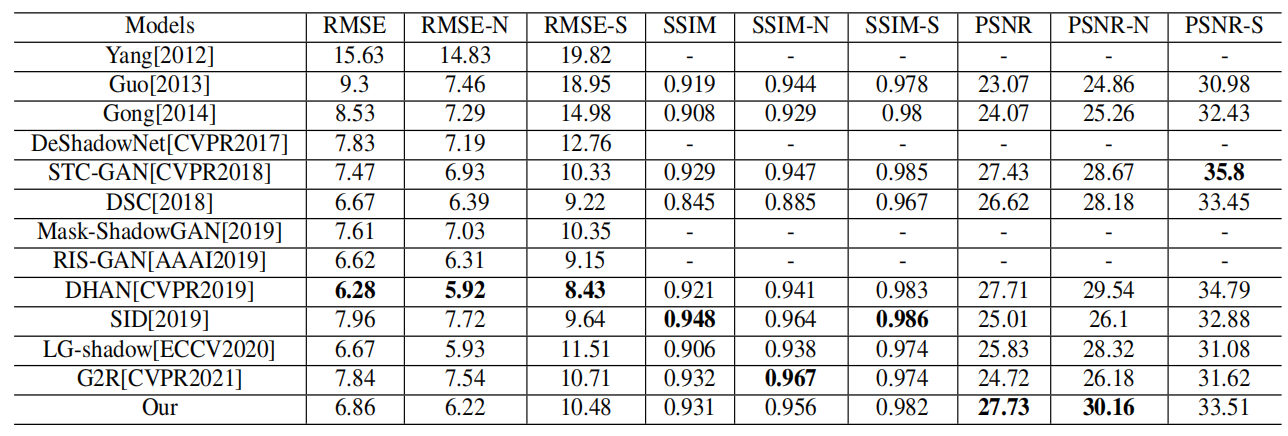
#> input picture compare.jpg, 1288 x 436 px; its folder holds only this picture in this run
$ python -i shadow_removal_YCbCr.py   (imports and definitions only)
#> lines starting #> are read from the running program, lines starting #| are printed output that depends on the picture
import numpy as np
import cv2
import os
import glob

def remove_shadow(image_path):

#> called with image_path = '../compare.jpg'
    or_img = cv2.imread(image_path)
#> or_img is the input picture: shape (436, 1288, 3); mean B, G, R 227.2, 227.2, 227.2
    y_cb_cr_img = cv2.cvtColor(or_img, cv2.COLOR_BGR2YCrCb)
#> y_cb_cr_img: shape (436, 1288, 3); mean of channels 0, 1, 2 227.2, 128, 128

    binary_mask = np.copy(y_cb_cr_img)

    y_mean = np.mean(cv2.split(y_cb_cr_img)[0])
#> y_mean = 227.2

    y_std = np.std(cv2.split(y_cb_cr_img)[0])
#> y_std = 66.66


    for i in range(y_cb_cr_img.shape[0]):
        for j in range(y_cb_cr_img.shape[1]):
            if y_cb_cr_img[i, j, 0] < y_mean - (y_std / 3):
                binary_mask[i, j] = [255, 255, 255]
            else:
                binary_mask[i, j] = [0, 0, 0]
#> binary_mask: shape (436, 1288, 3); mean of channels 0, 1, 2 41.3, 41.3, 41.3


    kernel = np.ones((3, 3), np.uint8)
    erosion = cv2.erode(binary_mask, kernel, iterations=1)
#> erosion: shape (436, 1288, 3); mean of channels 0, 1, 2 2.3, 2.3, 2.3

    spi_la, spi_s, n_la, n_s = 0, 0, 0, 0

    for i in range(y_cb_cr_img.shape[0]):
        for j in range(y_cb_cr_img.shape[1]):
            if erosion[i, j, 0] == 0 and erosion[i, j, 1] == 0 and erosion[i, j, 2] == 0:
                spi_la += y_cb_cr_img[i, j, 0]
                n_la += 1
            else:
                spi_s += y_cb_cr_img[i, j, 0]
                n_s += 1
#> after the loop, n_la = 556399; n_s = 5169; spi_la = 127545034; spi_s = 38375

    average_ld = spi_la / n_la
#> average_ld = 229.2
    average_le = spi_s / n_s
#> average_le = 7.42
    i_diff = average_ld - average_le
#> i_diff = 221.8
    ratio_as_al = average_ld / average_le
#> ratio_as_al = 30.88


    for i in range(y_cb_cr_img.shape[0]):
        for j in range(y_cb_cr_img.shape[1]):
            if erosion[i, j, 0] == 255 and erosion[i, j, 1] == 255 and erosion[i, j, 2] == 255:
                y_cb_cr_img[i, j] = [y_cb_cr_img[i, j, 0] + i_diff, y_cb_cr_img[i, j, 1] + ratio_as_al,
                                     y_cb_cr_img[i, j, 2] + ratio_as_al]
#> y_cb_cr_img: shape (436, 1288, 3); mean of channels 0, 1, 2 229.1, 128.3, 128.3


    final_image = cv2.cvtColor(y_cb_cr_img, cv2.COLOR_YCR_CB2BGR)
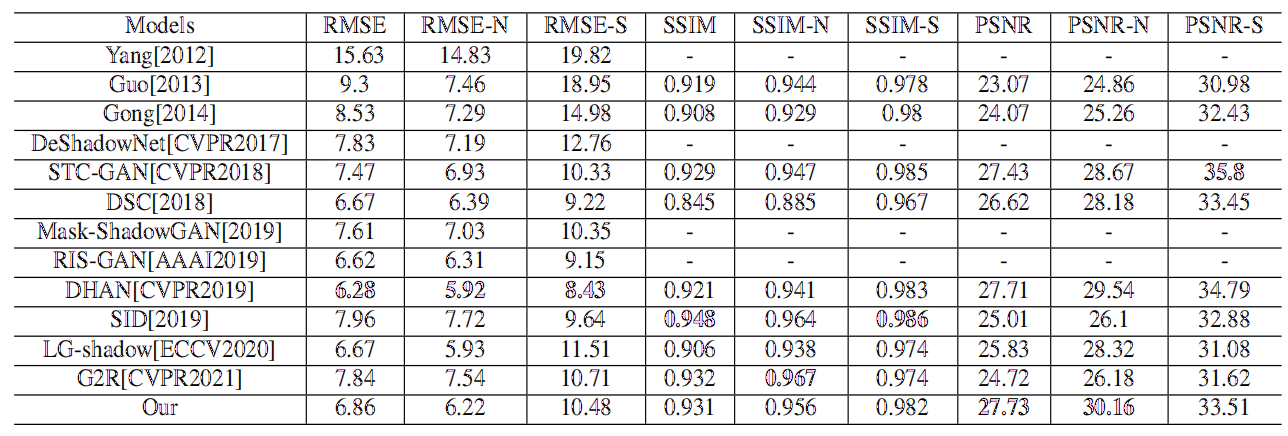
#> final_image: shape (436, 1288, 3); mean B, G, R 229.4, 228.9, 229.4
    return final_image


source_directory = '/home/seunghun/Desktop/color_data/00/image_3' #image_3
target_directory = '/home/seunghun/Desktop/color_data/shadow_removed_color_00/image_3' #image_3


# [11 lines not run here, left out]

>>> result = remove_shadow('../compare.jpg')
